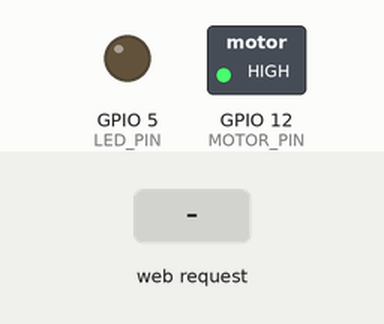
This sketch was run on a simulated ESP32. Shown: switched loads named in the sketch (green lamp = pin HIGH), output pins drawn as LEDs (lit = HIGH). The inputs (shaded band) are chosen by the test bench. WiFi joins after 1.5 s; servers stay silent unless stated; what the sketch prints to the serial monitor is not drawn.

Above: at 2.7 s.
2.8 s: HTTP request GET /control?state=1 received
At 3.6 s:
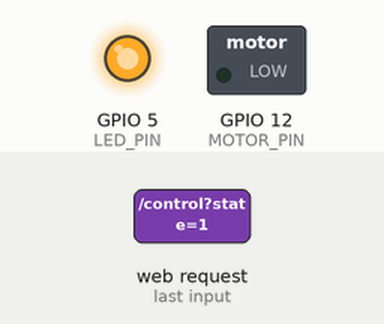
4.3 s: HTTP request GET /control?state=0 received
At 4.7 s:
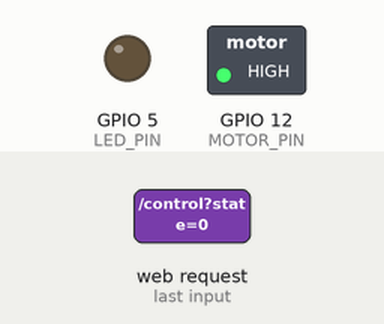
Timing chart, 0 to 7.3 s (numbered marks = the images above; inputs shaded):
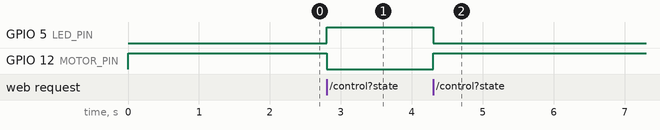

The sketch:

sketch_nov27a.ino
```cpp
#include <WiFi.h>
#include <WebServer.h>  // ESP32 specific WebServer library

// WiFi credentials
const char* ssid = "POCO X6 Pro 5G";   // Enter your WiFi SSID
const char* password = "0000000000";   // Enter your WiFi Password

WebServer server(80); // HTTP Server on port 80

#define LED_PIN 5       // GPIO5 (D5) for LED
#define MOTOR_PIN 12     // GPIO4 (D4) for DC Motor

void controlDevice() {
    if (server.hasArg("state")) {
        int state = server.arg("state").toInt();

        if (state == 1) {
            digitalWrite(LED_PIN, HIGH);
            digitalWrite(MOTOR_PIN, LOW);
            Serial.println("LED and Motor turned ON");
            server.send(200, "text/plain", "LED and Motor ON");
        }
        else if (state == 0) {
            digitalWrite(LED_PIN, LOW);
            digitalWrite(MOTOR_PIN, HIGH);
            Serial.println("LED and Motor turned OFF");
            server.send(200, "text/plain", "LED and Motor OFF");
        }
        else {
            server.send(400, "text/plain", "Invalid State. Use 1 or 0.");
        }
    }
    else {
        server.send(400, "text/plain", "Missing state parameter.");
    }
}

void setup() {
    Serial.begin(115200);
    Serial.println("\nInitializing...");

    pinMode(LED_PIN, OUTPUT);
    pinMode(MOTOR_PIN, OUTPUT);

    // Ensure both start OFF
    digitalWrite(LED_PIN, LOW);
    digitalWrite(MOTOR_PIN, HIGH);

    Serial.print("Connecting to WiFi");
    WiFi.begin(ssid, password);

    while (WiFi.status() != WL_CONNECTED) {
        delay(500);
        Serial.print(".");
    }
    Serial.println("\nWiFi Connected!");
    Serial.println("ESP32 IP Address: " + WiFi.localIP().toString());

    server.on("/control", controlDevice); // Example: /control?state=1
    server.begin();
}

void loop() {
    server.handleClient();
}
```

Measured:
- after the input at 2.8 s, GPIO 5 (LED_PIN): LOW → HIGH at once; GPIO 12 (MOTOR_PIN): HIGH → LOW at once
- after the input at 4.3 s, GPIO 5 (LED_PIN): HIGH → LOW at once; GPIO 12 (MOTOR_PIN): LOW → HIGH at once
